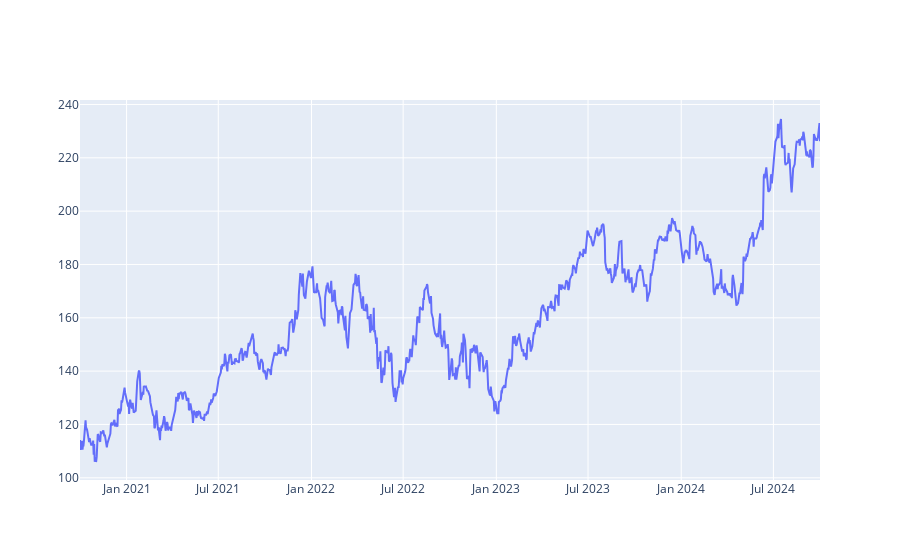

Notebook code for this chart:
### Code cell
fig = go.Figure(data=go.Scatter(x=df.index,y=df['Close'], mode='lines'))
fig.show()

### Figure 1 — Plotly figure (JSON) as saved in the notebook; plotly's stock layout.template omitted (floating-point values rounded to 4 significant figures; data arrays with more than 128 entries replaced by an {"elided": "..."} marker saying what was removed)
{"data": [{"mode": "lines", "type": "scatter", "x": {"elided": "1006 str values"}, "y": {"elided": "1006 float values"}}], "layout": {}}
